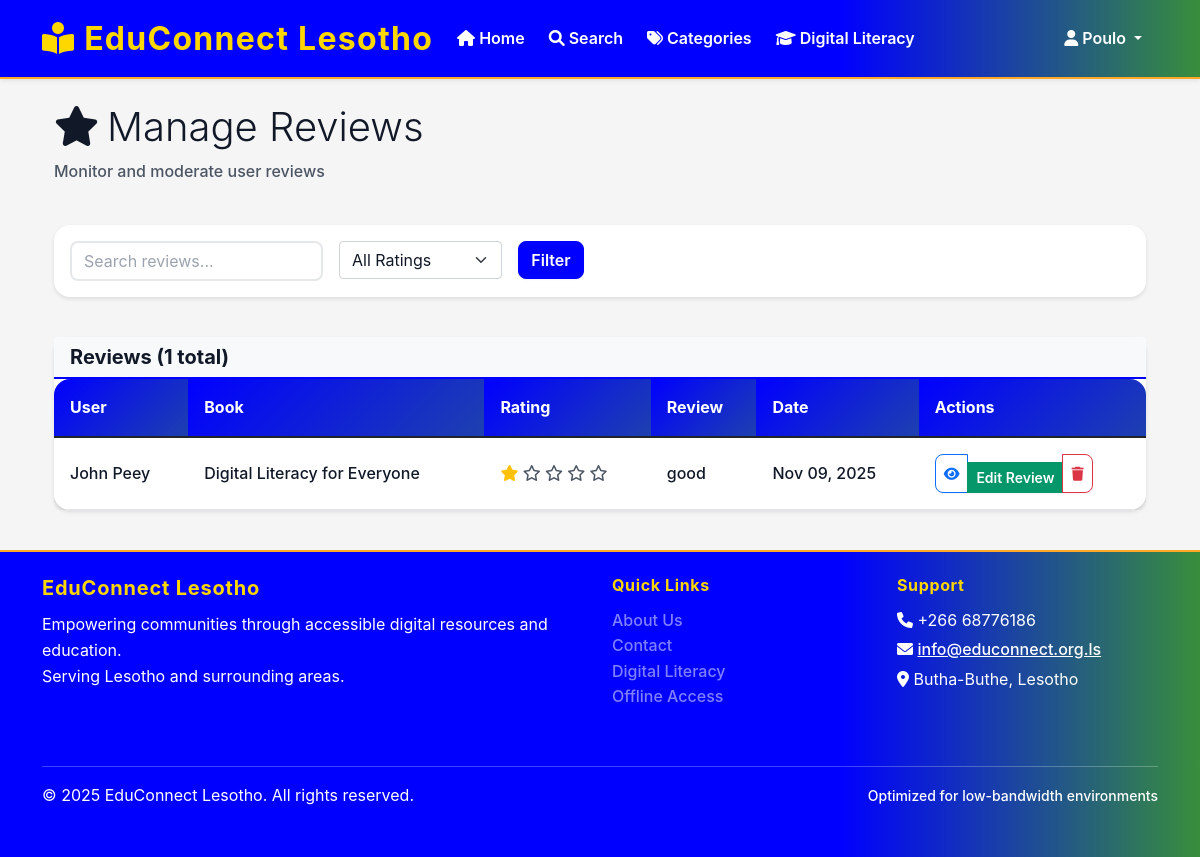
Before: /admin/reviews (signed in) with the older database file.
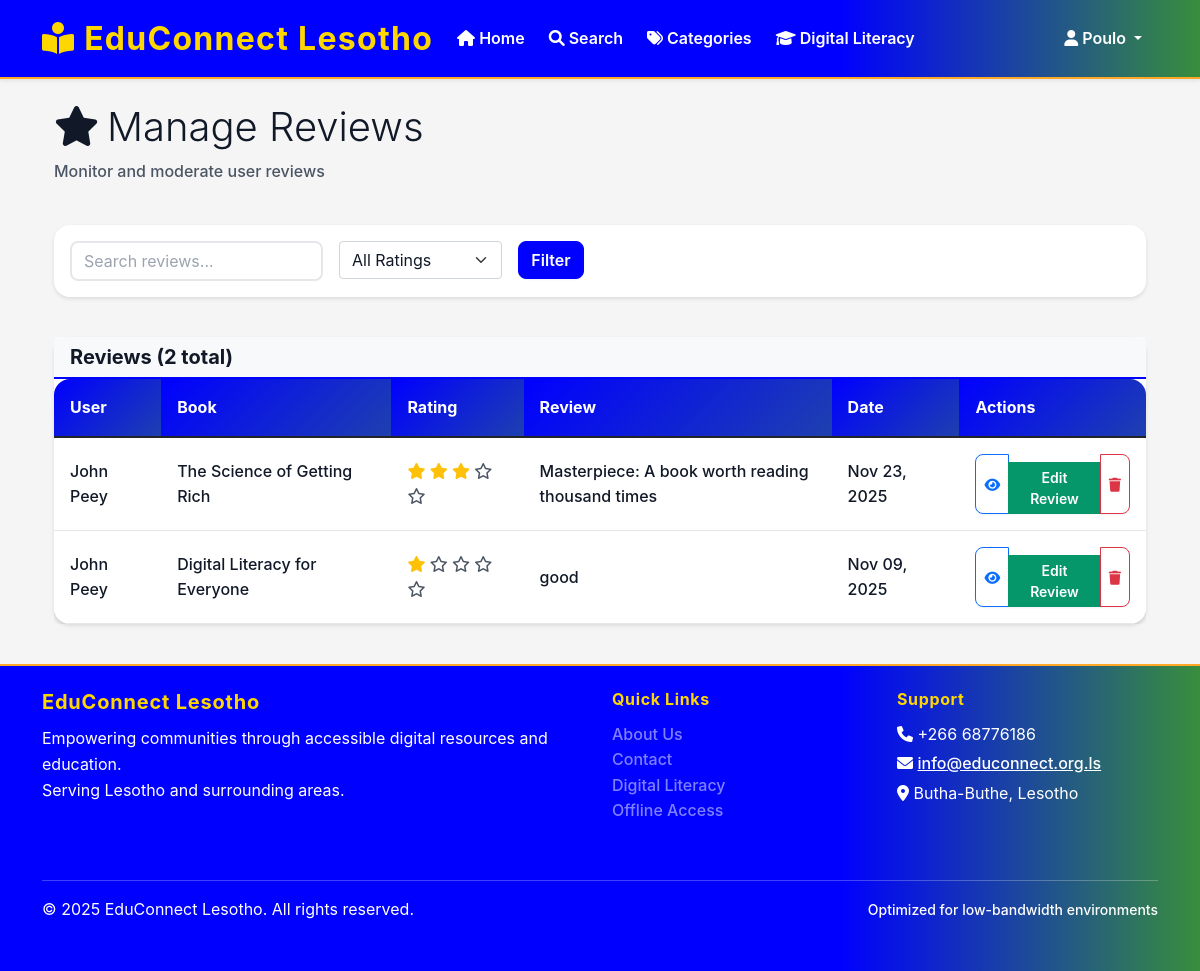
After: the same page with the newer database file.
### app/models/review.py (models this page shows, shortened)
class BookReview(db.Model):
    __tablename__ = 'book_reviews'
    id = db.Column(db.Integer, primary_key=True)
    user_id = db.Column(db.Integer, db.ForeignKey('users.id'), nullable=False)
    book_id = db.Column(db.Integer, db.ForeignKey('books.id'), nullable=False)
    rating = db.Column(db.Integer, nullable=False)  # 1-5 stars
    review_text = db.Column(db.Text)
    is_approved = db.Column(db.Boolean, default=False)
    created_at = db.Column(db.DateTime, default=datetime.utcnow)
    updated_at = db.Column(db.DateTime, default=datetime.utcnow, onupdate=datetime.utcnow)
    __table_args__ = (
        db.CheckConstraint('rating >= 1 AND rating <= 5', name='rating_range'),
        db.UniqueConstraint('user_id', 'book_id', name='unique_user_book_review'),
    )

### app/models/user.py (models this page shows, shortened)
class User(UserMixin, db.Model):
    __tablename__ = 'users'
    id = db.Column(db.Integer, primary_key=True)
    username = db.Column(db.String(100), unique=True, nullable=False, index=True)
    email = db.Column(db.String(255), unique=True, nullable=False, index=True)
    password_hash = db.Column(db.String(255), nullable=False)
    first_name = db.Column(db.String(100), nullable=False)
    last_name = db.Column(db.String(100), nullable=False)
    phone_number = db.Column(db.String(20))
    address = db.Column(db.Text)
    district = db.Column(db.String(50), default='Butha-Buthe', index=True)
    profile_image = db.Column(db.String(500))  # Path to profile image
    role_id = db.Column(db.Integer, db.ForeignKey('user_roles.id'), nullable=False)
    is_active = db.Column(db.Boolean, default=True)
    email_verified = db.Column(db.Boolean, default=False)
    created_at = db.Column(db.DateTime, default=datetime.utcnow)
    updated_at = db.Column(db.DateTime, default=datetime.utcnow, onupdate=datetime.utcnow)
    last_login = db.Column(db.DateTime)
    borrowing_transactions = db.relationship('BorrowingTransaction', foreign_keys='BorrowingTransaction.user_id', backref='user', lazy='dynamic')
    digital_downloads = db.relationship('DigitalDownload', backref='user', lazy='dynamic')
    offline_tokens = db.relationship('OfflineToken', backref='user', lazy='dynamic')
    reading_sessions = db.relationship('ReadingSession', backref='user', lazy='dynamic')
    notifications = db.relationship('Notification', backref='user', lazy='dynamic')
    book_reservations = db.relationship('BookReservation', backref='user', lazy='dynamic')
    book_reviews = db.relationship('BookReview', backref='user', lazy='dynamic')
    literacy_progress = db.relationship('LiteracyProgress', backref='user', lazy='dynamic')
    favorites = db.relationship('Book', secondary='user_favorites', backref='favorited_by', lazy='dynamic')
    def is_admin(self):
        return self.role.role_name == 'admin'
    def is_librarian(self):
        return self.role.role_name in ['admin', 'librarian']

### app/models/book.py (models this page shows, shortened)
class Book(db.Model):
    __tablename__ = 'books'
    id = db.Column(db.Integer, primary_key=True)
    title = db.Column(db.String(500), nullable=False, index=True)
    author = db.Column(db.String(300), nullable=False, index=True)
    isbn = db.Column(db.String(20), unique=True, index=True)
    publisher = db.Column(db.String(200))
    publication_year = db.Column(db.Integer)
    edition = db.Column(db.String(50))
    pages = db.Column(db.Integer)
    language = db.Column(db.String(50), default='English')
    description = db.Column(db.Text)
    category_id = db.Column(db.Integer, db.ForeignKey('categories.id'), nullable=False)
    is_digital = db.Column(db.Boolean, default=False, index=True)
    file_path = db.Column(db.String(500))
    file_size = db.Column(db.BigInteger)  # in bytes
    file_format = db.Column(db.String(20))  # PDF, EPUB, etc.
    cover_image = db.Column(db.String(500))
    total_copies = db.Column(db.Integer, default=1)
    available_copies = db.Column(db.Integer, default=1)
    is_active = db.Column(db.Boolean, default=True)
    is_featured = db.Column(db.Boolean, default=False)
    download_count = db.Column(db.Integer, default=0)
    view_count = db.Column(db.Integer, default=0)
    created_at = db.Column(db.DateTime, default=datetime.utcnow)
    updated_at = db.Column(db.DateTime, default=datetime.utcnow, onupdate=datetime.utcnow)
    created_by = db.Column(db.Integer, db.ForeignKey('users.id'), nullable=False)
    __searchable__ = ['title', 'author', 'description']
    borrowing_transactions = db.relationship('BorrowingTransaction', backref='book', lazy='dynamic')
    digital_downloads = db.relationship('DigitalDownload', backref='book', lazy='dynamic')
    reading_sessions = db.relationship('ReadingSession', backref='book', lazy='dynamic')
    book_reservations = db.relationship('BookReservation', backref='book', lazy='dynamic')
    book_reviews = db.relationship('BookReview', backref='book', lazy='dynamic')
    creator = db.relationship('User', backref='created_books', foreign_keys=[created_by])

### app/routes/admin.py (the view)
@admin_bp.route('/reviews')
@librarian_required
def manage_reviews():
    page = request.args.get('page', 1, type=int)
    status = request.args.get('status', 'pending')
    query = BookReview.query
    if status == 'pending':
        query = query.filter_by(is_approved=False)
    elif status == 'approved':
        query = query.filter_by(is_approved=True)
    pagination = query.order_by(BookReview.created_at.desc()).paginate(
        page=page, per_page=25, error_out=False
    )
    reviews = pagination.items
    return render_template('admin/reviews.html',
                         reviews=reviews,
                         pagination=pagination,
                         status=status)

### app/routes/admin.py (called while the page is built)
def librarian_required(f):
    @wraps(f)
    def decorated_function(*args, **kwargs):
        if not current_user.is_authenticated or not (current_user.is_librarian() or current_user.is_admin()):
            flash('You need librarian or administrator privileges to access this page.', 'error')
            return redirect(url_for('main.index'))
        return f(*args, **kwargs)
    return decorated_function

### app/templates/admin/reviews.html (shortened to what the changed rows need)
{% extends "base.html" %}
{% block content %}
<div class="container-fluid">
    <div class="row mb-4">
        <div class="col-12">
            <h1 class="display-6 mb-2">
                <i class="fas fa-star me-2"></i>Manage Reviews
            </h1>
        </div>
    </div>
    <div class="row">
        <div class="col-12">
            <div class="card">
                <div class="card-header bg-light">
                    <h5 class="mb-0">Reviews ({{ pagination.total }} total)</h5>
                </div>
                <div class="card-body p-0">
                    {% if reviews %}
                    <div class="table-responsive">
                        <table class="table table-hover mb-0">
                            <thead class="table-light">
                                <tr>
                                    <th>User</th>
                                    <th>Book</th>
                                    <th>Rating</th>
                                    <th>Review</th>
                                    <th>Date</th>
                                    <th>Actions</th>
                                </tr>
                            </thead>
                            <tbody>
                                {% for review in reviews %}
                                <tr>
                                    <td>
                                        {% if review.is_anonymous %}
                                            <span class="text-muted">Anonymous</span>
                                        {% else %}
                                            {{ review.user.first_name }} {{ review.user.last_name }}
                                        {% endif %}
                                    </td>
                                    <td>{{ review.book.title }}</td>
                                    <td>
                                        <div class="stars">
                                            {% for i in range(1, 6) %}
                                                {% if i <= review.rating %}
                                                    <i class="fas fa-star text-warning"></i>
                                                {% else %}
                                                    <i class="far fa-star text-muted"></i>
                                                {% endif %}
                                            {% endfor %}
                                        </div>
                                    </td>
                                    <td>
                                        <div style="max-width: 300px;">
                                            {{ review.review_text[:100] if review.review_text else '' }}{% if review.review_text and (review.review_text|length > 100) %}...{% endif %}
                                        </div>
                                    </td>
                                    <td>{{ review.created_at.strftime('%b %d, %Y') }}</td>
                                    <td>
                                        <div class="btn-group" role="group">
                        <button type="button" class="btn btn-outline-primary btn-sm"
                            onclick="viewReview('{{ review.id }}')" title="View">
                                                <i class="fas fa-eye"></i>
                                            </button>
                            <a href="{{ url_for('books.edit_review', book_id=review.book_id, review_id=review.id) }}" class="btn btn-success btn-sm mt-2" title="Edit Review">Edit Review</a>
                        <button type="button" class="btn btn-outline-danger btn-sm"
                            onclick="deleteReview('{{ review.id }}')" title="Delete">
                                                <i class="fas fa-trash"></i>
                                            </button>
                                        </div>
                                    </td>
                                </tr>
                                {% endfor %}
                            </tbody>
                        </table>
                    </div>
                    {% else %}
                    <div class="text-center py-5">
                        <i class="fas fa-star fa-3x text-muted mb-3"></i>
                        <h4 class="text-muted">No reviews found</h4>
                    </div>
                    {% endif %}
                </div>
            </div>
        </div>
    </div>
</div>
{% endblock %}

Changed rows visible on the page:
added BookReview: user.first_name "John", user.last_name "Peey", book "The Science of Getting Rich", rating 3 (drawn), review_text "Masterpiece: A book worth reading thousand times", created_at "Nov 23, 2025"
Other visible differences:
{{ pagination.total }}: "1" → "2"
